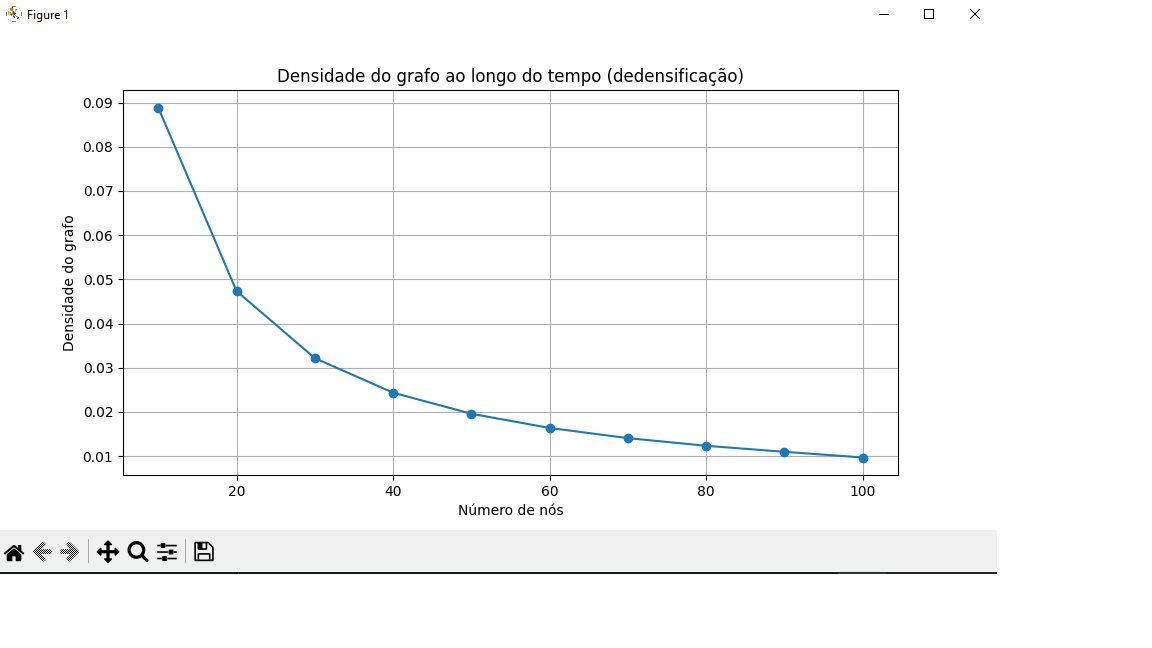

This figure's Python source:
import random
import matplotlib.pyplot as plt

# Inicialização
nos = set()
arestas = set()
historico_n = []
historico_m = []

# Parâmetros
passos = 10
novos_nos_por_passo = 10
arestas_por_passo = 5

proximo_id = 0

for passo in range(passos):
    # Adiciona novos nós
    novos_nos = list(range(proximo_id, proximo_id + novos_nos_por_passo))
    nos.update(novos_nos)
    proximo_id += novos_nos_por_passo

    # Adiciona arestas aleatórias entre os novos nós e os existentes
    todos_nos = list(nos)
    for _ in range(arestas_por_passo):
        if len(todos_nos) < 2:
            continue
        u = random.choice(novos_nos)
        v = random.choice(todos_nos)
        if u != v:
            aresta = tuple(sorted((u, v)))
            arestas.add(aresta)

    # Armazena estatísticas
    n = len(nos)
    m = len(arestas)
    densidade = (2 * m) / (n * (n - 1)) if n > 1 else 0
    historico_n.append(n)
    historico_m.append(m)

# Calcula densidade ao longo do tempo
densidade_total = [ (2*m)/(n*(n-1)) if n > 1 else 0 for n, m in zip(historico_n, historico_m)]

# Plot
plt.figure(figsize=(10, 5))
plt.plot(historico_n, densidade_total, marker='o')
plt.title("Densidade do grafo ao longo do tempo (dedensificação)")
plt.xlabel("Número de nós")
plt.ylabel("Densidade do grafo")
plt.grid(True)
plt.show()
